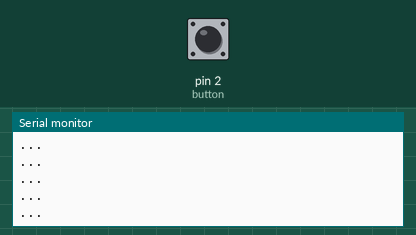
Bench run of a sketch on a simulated Arduino Uno, built with avr-gcc and run on an emulated ATmega328P. Shown: the last lines printed to the serial monitor. The inputs (shaded band) are chosen by the test bench; at power-on: pin 2 (button) LOW. No radio packets arrive unless stated.

Above: at 1.2 s.
1.3 s: pin 2 (button) pulled HIGH for 0.15 s
At 1.5 s:
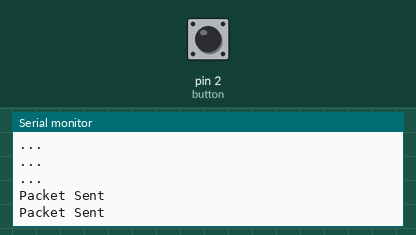
2.9 s: pin 2 (button) pulled HIGH for 1 s
At 3.32 s:
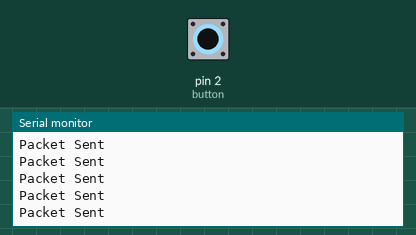

The sketch:

PanicButton.ino
```cpp
#include <RadioHead.h>
#include <RH_ASK.h>
#include <SPI.h>

RH_ASK rf_driver;
const int button = 2;

void setup() {
  rf_driver.init();
  Serial.begin(9600);
  pinMode(button, INPUT);
}

void loop() {
  const char *msg = "open_t";
  int buttonState = digitalRead(button);
  // Serial.println(buttonState);

  if (buttonState == 1) {
    rf_driver.send((uint8_t *)msg, strlen(msg));
    rf_driver.waitPacketSent();
    Serial.println("Packet Sent");
  }
  else {
    Serial.println("...");
  }
  delay(10);
}
```

Measured:
- after the input at 1.3 s, the serial monitor: prints a new line after 0.07 s (image 1)
